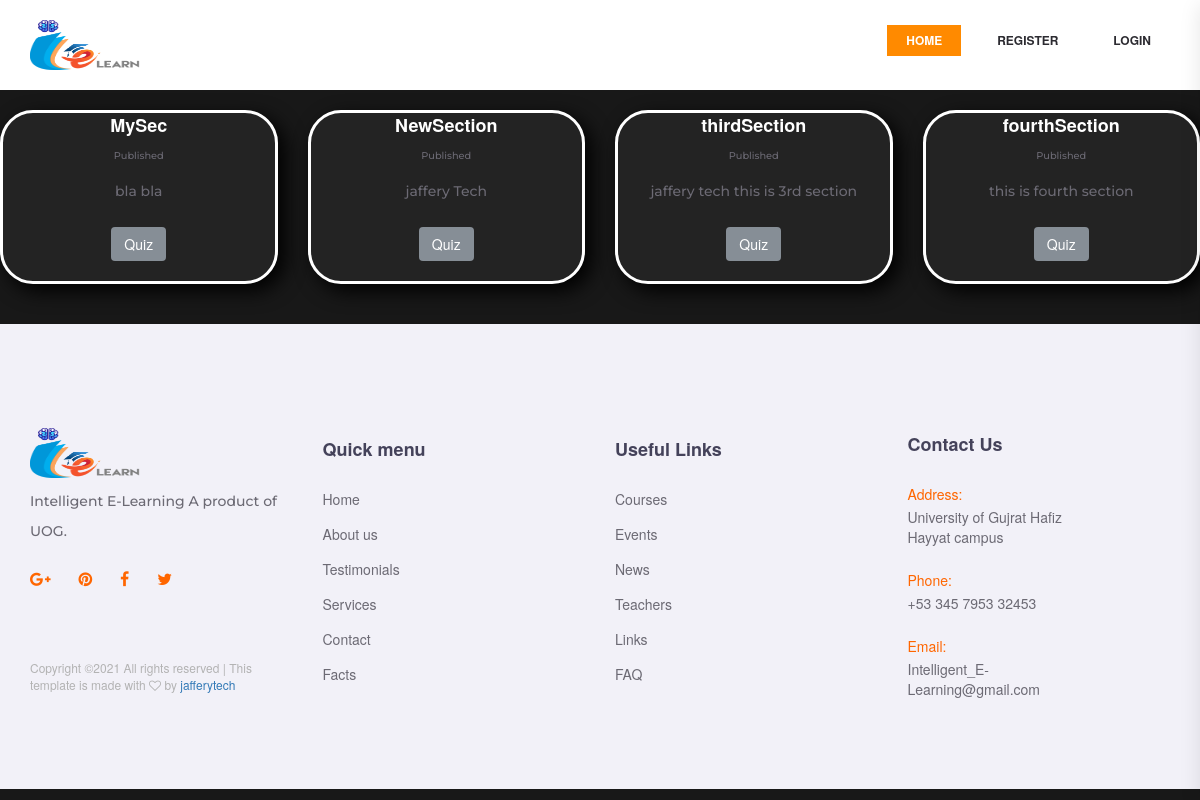
Page /courses/FirstCourse on the committed database.
### courses/models.py (models this page shows, shortened)
class Subject(models.Model):
    name = models.CharField(max_length=100)
    slug = models.SlugField(null=True, blank=True)
    course= models.ForeignKey(Course,default=1,verbose_name="Course",on_delete=models.CASCADE)
    image = models.ImageField(blank=True)
    description = models.TextField(max_length=500,blank=True)
    class Meta:
        verbose_name_plural="Subjects"

### courses/views.py (the view, shortened to what this page needs)
# urls.py: path("<single_slug>", views.single_slug, name="single_slug"),
def single_slug(request,single_slug):
    courses=[c.course_slug for c in Course.objects.all()]
    if single_slug in courses:
        matching_subjects= Subject.objects.filter(course__course_slug=single_slug)
        series_url={}
        for m in matching_subjects.all():
            part_one=Lesson.objects.filter(subject__name= m.name).earliest("tutorial_published")
            series_url[m]=part_one.Lesson_slug
        return render(request=request,template_name='courses/category.html',context={"tutorial_series":matching_subjects,"part_ones":series_url})

### courses/templates/courses/category.html (shortened to what this page needs)
{% extends 'courses/base2.html' %}
{% block content %}
<br>
    <div class="row">
            {% for tut, partone in part_ones.items %}
                <div class="col s12 m6 l4">
                 <a href="{{partone}}", style="color:#FFFFFF">
                    <div class="card hoverable">
                        <div class="card-content">
                            <div class="card-title" style="font-color:white;font-weight:bold;font-size:18px;">{{tut.name}}</div>
                            <p style="font-size:70%">Published {{tut.tutorial_published}}</p>
                            <p>{{tut.description}}</p>
                        </div>
                          </a>
                        <form action="" method='GET'>
                        <br>
                <a href="#"    data-toggle="modal" data-target="#exampleModal"><button type="button" class="btn btn-secondary">Quiz</button></a>
               </form>
                    </div>
            </div>
            {% endfor %}
{% endblock %}

### static_root/styles/main_styles.css (style rules this page uses)
* { margin: 0; padding: 0; -webkit-font-smoothing: antialiased; -webkit-text-shadow: rgba(0, 0, 0, .01) 0 0 1px; text-shadow: rgba(0, 0, 0, .01) 0 0 1px; }
body { font-family: 'Montserrat', sans-serif; font-size: 14px; font-weight: 500; background: #FFFFFF; color: #6c6a74; }
div { display: block; position: relative; -webkit-box-sizing: border-box; -moz-box-sizing: border-box; box-sizing: border-box; }
p { font-family: 'Montserrat', sans-serif; font-size: 14px; line-height: 2.14; font-weight: 500; color: #6c6a74; -webkit-font-smoothing: antialiased; -webkit-text-shadow: rgba(0, 0, 0, .01) 0 0 1px; text-shadow: rgba(0, 0, 0, .01) 0 0 1px; }
p:last-of-type { margin-bottom: 0; }
a, a:hover, a:visited, a:active, a:link { text-decoration: none; -webkit-font-smoothing: antialiased; -webkit-text-shadow: rgba(0, 0, 0, .01) 0 0 1px; text-shadow: rgba(0, 0, 0, .01) 0 0 1px; }

### static_root/styles/about.css (style rules this page uses)
* { margin: 0; padding: 0; -webkit-font-smoothing: antialiased; -webkit-text-shadow: rgba(0,0,0,.01) 0 0 1px; text-shadow: rgba(0,0,0,.01) 0 0 1px; }
body { font-family: 'Montserrat', sans-serif; font-size: 14px; font-weight: 500; background: #FFFFFF; color: #6c6a74; }
div { display: block; position: relative; -webkit-box-sizing: border-box; -moz-box-sizing: border-box; box-sizing: border-box; }
p { font-family: 'Montserrat', sans-serif; font-size: 14px; line-height: 2.14; font-weight: 500; color: #6c6a74; -webkit-font-smoothing: antialiased; -webkit-text-shadow: rgba(0,0,0,.01) 0 0 1px; text-shadow: rgba(0,0,0,.01) 0 0 1px; }
p:last-of-type { margin-bottom: 0; }
a, a:hover, a:visited, a:active, a:link { text-decoration: none; -webkit-font-smoothing: antialiased; -webkit-text-shadow: rgba(0,0,0,.01) 0 0 1px; text-shadow: rgba(0,0,0,.01) 0 0 1px; }

### static_root/styles/contact.css (style rules this page uses)
* { margin: 0; padding: 0; -webkit-font-smoothing: antialiased; -webkit-text-shadow: rgba(0,0,0,.01) 0 0 1px; text-shadow: rgba(0,0,0,.01) 0 0 1px; }
body { font-family: 'Montserrat', sans-serif; font-size: 14px; font-weight: 500; background: #FFFFFF; color: #6c6a74; }
div { display: block; position: relative; -webkit-box-sizing: border-box; -moz-box-sizing: border-box; box-sizing: border-box; }
p { font-family: 'Montserrat', sans-serif; font-size: 14px; line-height: 2.14; font-weight: 500; color: #6c6a74; -webkit-font-smoothing: antialiased; -webkit-text-shadow: rgba(0,0,0,.01) 0 0 1px; text-shadow: rgba(0,0,0,.01) 0 0 1px; }
p:last-of-type { margin-bottom: 0; }
a, a:hover, a:visited, a:active, a:link { text-decoration: none; -webkit-font-smoothing: antialiased; -webkit-text-shadow: rgba(0,0,0,.01) 0 0 1px; text-shadow: rgba(0,0,0,.01) 0 0 1px; }

### static_root/css/index.css (style rules this page uses)
body { background-color: #292929; }
.card { background-color: #232323; text-align: center; padding-bottom: 20px; border: 3px solid white; border-radius: 33px; text-decoration: none; z-index: 100; box-shadow: 7px 7px 20px black; }
* { margin: 0px; padding: 0px; }

### static_root/css/create_quiz.css (style rules this page uses)
body { background-color: #000000d7; }

### static_root/css/create_question.css (style rules this page uses)
body { background-color: #181818; }

### static_root/css/single_quiz.css (style rules this page uses)
body { background-color: #181818; }

### static_root/css/single_question.css (style rules this page uses)
body { background-color: #181818; }

### static_root/css/results.css (style rules this page uses)
body { background-color: #181818; }

### static_root/css/login.css (style rules this page uses)
.row { align-items: center; }
.card-title { align-items: center; text-align: center; }

### rows in the picture
Subject: name "MySec", description "bla bla"
Subject: name "NewSection", description "jaffery Tech"
Subject: name "thirdSection", description "jaffery tech this is 3rd section"
Subject: name "fourthSection", description "this is fourth section"
